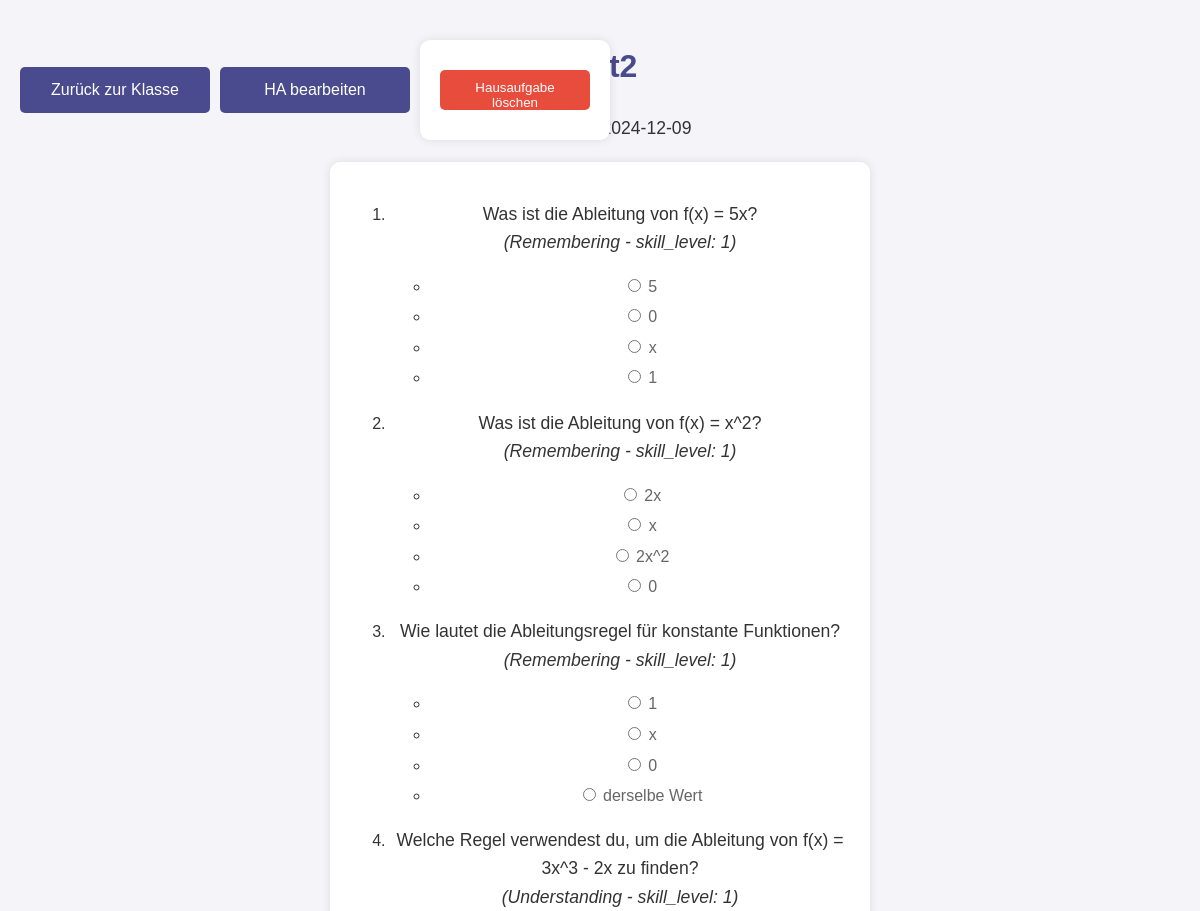
The page /view_homework_teacher/15/4/1 (upper part) on the database as committed earlier.
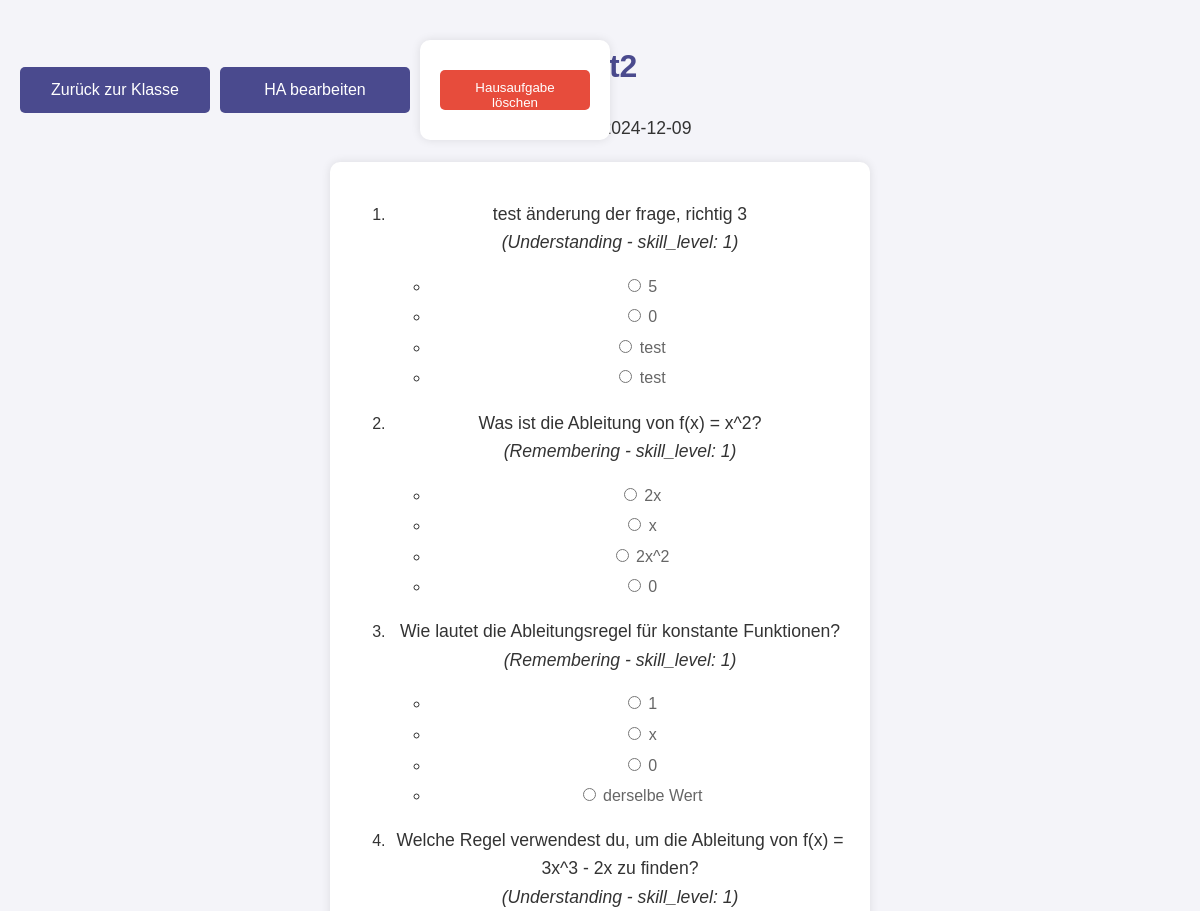
The same page on the database as committed later.
### tables this page shows
CREATE TABLE "HomeworkQuestions" (
  id INTEGER PRIMARY KEY AUTOINCREMENT,
  homework_id INTEGER,
  skill_level INTEGER CHECK (skill_level BETWEEN 1 AND 10),
  question TEXT NOT NULL,
  correct_answer TEXT NOT NULL,
  explanation TEXT,
  question_type TEXT CHECK (
    question_type IN ('multiple_choice', 'text', 'number')
  ),
  options TEXT,
  taxonomy TEXT,
  FOREIGN KEY (homework_id) REFERENCES Homework (id) ON DELETE CASCADE
);

### app.py (the view)
@app.route('/view_homework_teacher/<int:homework_id>/<int:class_id>/<int:teacher_id>')
def view_homework_teacher(homework_id, class_id, teacher_id):
    import json
    conn = get_db_connection()
    homework = conn.execute(
        'SELECT id, title, description, date_created FROM Homework WHERE id = ?',
        (homework_id,)
    ).fetchone()
    if not homework:
        conn.close()
        return "Fehler: Hausaufgabe nicht gefunden", 404
    question_data = conn.execute(
        'SELECT question, correct_answer, explanation, options, taxonomy, skill_level FROM HomeworkQuestions WHERE homework_id = ?',
        (homework_id,)
    ).fetchall()
    questions = []
    correct_answers = {}
    explanations = {}
    for idx, row in enumerate(question_data):
        question = dict(row)
        question['options'] = [{'index': i, 'option': opt} for i, opt in enumerate(json.loads(question['options']))]
        questions.append({'index': idx, **question})
        correct_answers[idx] = int(question['correct_answer'])  # Sicherstellen, dass die Antwort als Nummer vorliegt
        explanations[idx] = question['explanation']
    conn.close()
    return render_template(
        'view_homework_teacher.html',
        homework=homework,
        questions=questions,
        class_info={'id': class_id},
        teacher_id=teacher_id,
        correct_answers=correct_answers,
        explanations=explanations
    )

### app.py (called while the page is built)
def get_db_connection():
    conn = sqlite3.connect('ahg/database.db')
    conn.row_factory = sqlite3.Row
    return conn

### templates/view_homework_teacher.html (shortened to what this page needs)
<!DOCTYPE html>
<html lang="de">
<head>
    <link rel="stylesheet" href="{{ url_for('static', filename='styles.css') }}">
</head>
<body>
    <div class="top-buttons" style="display: flex; justify-content: space-between; align-items: center;">
        <a href="/class_details_teacher/{{ class_info['id'] }}/{{ teacher_id }}" class="button">Zurück zur Klasse</a>
        <a href="{{ url_for('edit_homework', homework_id=homework['id'], class_id=class_info['id'], teacher_id=teacher_id) }}" class="button">HA bearbeiten</a>
        <form action="/delete_homework" method="post" style="display:inline;" onsubmit="return confirm('Möchten Sie diese Hausaufgabe wirklich löschen?')">
            <button type="submit" class="submit-button danger no-background">Hausaufgabe löschen</button>
        </form>
    </div>
    <h1>{{ homework['title'] }}</h1>
    <p>Erstellt am: {{ homework['date_created'] }}</p>
    <form id="homework-form">
        <ol>
            {% for question in questions %}
                <li>
                    <p>{{ question['question'] }} <br> <em>({{ question['taxonomy'] }} - skill_level: {{ question['skill_level'] }})</em></p>
                    <ul>
                        {% for option in question['options'] %}
                            <li>
                                <label>
                                    <input type="radio" name="answer_{{ question.index }}" value="{{ option.index }}">
                                    {{ option.option }}
                                </label>
                            </li>
                        {% endfor %}
                    </ul>
                </li>
            {% endfor %}
        </ol>
    </form>
</body>
</html>

Rows that differ between the two databases and show on the page:
changed HomeworkQuestions: question "Was ist die Ableitung von f(x) = 5x?" → "test änderung der frage, richtig 3"; taxonomy "Remembering" → "Understanding"
Other text that changed with them:
new list line: "☐ test test"
list line gone: "☐ x x"
list line gone: "☐ 1 1"
